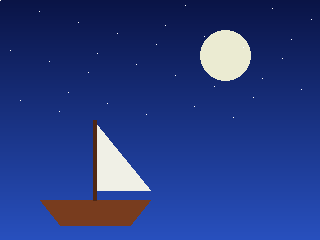
#> input picture tests/art/night.png, 320 x 240 px
$ python -i art.py   (imports and definitions only)
#> lines starting #> are read from the running program, lines starting #| are printed output that depends on the picture
### tools/asset.py
#!/usr/bin/env -S uv run --script
# /// script
# requires-python = ">=3.11"
# dependencies = ["pillow==13.0.0"]
# ///
"""Convert pictures to Torii assets (source/engine/asset.h): raw tiles in the
GBA's own format, plus a palette, so the kernel only copies them.

usage: asset.py encode IN.png OUT.tas [--bpp 4|8] [--dither]
       asset.py info FILE.tas...
       asset.py demo [--check]
       asset.py ui [--check]

encode: a PNG whose sides are multiples of 8 (up to 256) becomes an asset.
Colour 0 is transparent: pixels with alpha under 128 get it. Colours are
rounded to the GBA's 15 bits; a 4bpp asset takes up to 15 more, an 8bpp one
up to 255, in order of first appearance. A picture with more is reduced to
that many (median cut; --dither spreads the error, Floyd-Steinberg). An
indexed PNG whose pixels all use the first 16 (or 256) entries is taken as
it is: its indices are kept, and index 0 is transparent.

info: prints each asset's header and checks its size.

demo: writes tests/kernel/asset_data.c, the test asset the kernel's unit
tests use: a generated pattern, no real art. --check compares the committed
file instead.

ui: converts the menu's art in assets/ui (its art.toml says how) into
source/ui/art_data.c and art_ids.h (`just assets`); --check compares the
committed files instead. source/ui/art.h describes the formats.

The limits come from the C headers, so the two never disagree. The output is
the same on every machine: integer maths and a pinned Pillow. tools/art.py
makes box art with make_asset.
"""

import re
import struct
import sys
import tomllib
import zlib
from pathlib import Path

ROOT = Path(__file__).resolve().parent.parent
DEMO_OUT = ROOT / "tests" / "kernel" / "asset_data.c"
MAGIC = b"TAS2"
HEADER = struct.Struct("<4sBBBBHHI")


def c_defines(header: Path) -> dict[str, int]:
    """The numeric #defines of a C header."""
    text = header.read_text(encoding="utf-8")
    pattern = r"^#define\s+(\w+)\s+(0x[0-9A-Fa-f]+|\d+)u?\b"
    return {m[1]: int(m[2], 0) for m in re.finditer(pattern, text, re.MULTILINE)}


_ASSET_H = c_defines(ROOT / "source" / "engine" / "asset.h")
_ART_H = c_defines(ROOT / "source" / "ui" / "art.h")
TILE_BYTES_MAX = _ASSET_H["ASSET_TILE_BYTES_MAX"]
FILE_MAX = _ASSET_H["ASSET_FILE_MAX"]
TILES_PER_SIDE_MAX = _ASSET_H["ASSET_MAX_TILES_PER_SIDE"]
assert _ASSET_H["ASSET_HEADER_BYTES"] == HEADER.size


# --- Assets -------------------------------------------------------------------


# [50 lines left out: functions tiles_of, make_asset, read_asset, not called in this run]


def bgr555(r: int, g: int, b: int) -> int:
    return r >> 3 | (g >> 3) << 5 | (b >> 3) << 10


# [59 lines left out: function png_pixels, not called in this run]


def encode_png(path: Path, bpp: int, dither: bool = False) -> bytes:
    pixels, palette, _ = png_pixels(path, bpp, dither)
    return make_asset(pixels, palette, bpp)


# --- The demo and test assets ---------------------------------------------------


# [35 lines left out: functions checker, c_array, demo_source, not called in this run]


# --- The menu's art (source/ui/art.h) ------------------------------------------

ART_DIR = ROOT / "assets" / "ui"
ART_C = ROOT / "source" / "ui" / "art_data.c"
ART_IDS = ROOT / "source" / "ui" / "art_ids.h"
SPRITE_SIZE = _ART_H["ART_SPRITE_SIZE"]
SPRITE_FOOT = _ART_H["ART_SPRITE_FOOT"]
SPRITE_COLOURS = _ART_H["ART_SPRITE_COLOURS"]
SHADOW_INDEX = _ART_H["ART_SHADOW_INDEX"]
BOX_SIZE = _ART_H["ART_BOX_SIZE"]
assert _ART_H["ART_SPRITE_TILES"] == SPRITE_SIZE * SPRITE_SIZE // 64
assert _ART_H["ART_BOX_TILES"] == BOX_SIZE * BOX_SIZE // 64
assert SPRITE_COLOURS < SHADOW_INDEX <= 15


class ArtError(ValueError):
    """A picture in assets/ui that can't be converted; says which and why."""


def rel(path: Path) -> str:
    """path for a message: from the repo's root when it is inside it."""
    return str(path.relative_to(ROOT)) if path.is_relative_to(ROOT) else str(path)


# [17 lines left out: functions rgba_pixels, art_name, not called in this run]


def art_files(sub: str) -> list[Path]:
    return sorted((ART_DIR / sub).glob("*.png"))


def sized(path: Path, rows: list, w: int, h: int) -> None:
    if len(rows) != h or len(rows[0]) != w:
        raise ArtError(f"{rel(path)}: {len(rows[0])}x{len(rows)} px, not {w}x{h}")


# [161 lines left out: functions index_rows, one_colour, art_icons16, art_sprite, art_shadow, hex_colour and 3 more, not called in this run]


def c_halves(values: list[int]) -> str:
    return "{" + ", ".join(f"0x{v:04X}" for v in values) + "}"


def c_id(prefix: str, name: str) -> str:
    return f"{prefix}_{name.upper()}"


# [209 lines left out: functions art_sources, main, not called in this run]


# [2 lines that do not run on import are left out]

### tools/art.py
#!/usr/bin/env -S uv run --script
# /// script
# requires-python = ">=3.11"
# dependencies = ["pillow==13.0.0"]
# ///
"""Make box art for the kernel's game lists from any picture.

usage: art.py add ROM_OR_FILE_NAME IMAGE SD_PATH [--align A] [--preview PNG]
       art.py add SD_PATH [FOLDER] [--align A] [--force] [--dry-run]
       art.py convert IMAGE OUT.bin [--align A] [--preview PNG]

add (`just art-add`): converts IMAGE (a PNG, JPEG or anything else Pillow
reads) into custom art for one game and writes it to the card at SD_PATH (a
mounted card, say /Volumes/OMEGA), as /torii/art/custom/<file name>.bin.
ROM_OR_FILE_NAME is the game's file on the card, or only its file name
("Pokemon Prism.gbc"): custom art goes by file name, extension included, so
copies of a game in different folders share it, and a romhack never gets
its base game's art. The list with art shows it in place of the matched art
or the placeholder.

add SD_PATH [FOLDER] (`just art-add /Volumes/OMEGA`): custom art for many
games at once. Every picture in FOLDER (by default the card's
/torii/art/custom-src; not its subfolders) whose name, less its picture
extension, is a game's file name on the card, with or without the game's
extension and in any case ("Pokemon - Glazed.png" or "pokemon - glazed.gba.jpg"
for "Pokemon - Glazed.gba"), becomes that game's custom art, as above; every
game on the card with that file name gets it. It prints the games each
picture went to and the pictures that matched no game. A picture is
converted again only when it changed: the art takes its picture's date
(--force converts all of them, as a new --align needs). Two pictures for
one game: the first by name that converts wins, and the other is reported.
--dry-run converts nothing and writes nothing.

convert: the same conversion into OUT.bin, anywhere (B23's scraper uses it).

The conversion, made to look good at 80x80 on the GBA's screen: the picture
is cropped to a square (--align picks which part of a tall or wide picture
stays: top, centre or bottom, left, centre or right; by default the top of
a tall picture, where box art has its title, and the centre of a wide one),
scaled down with Lanczos, and reduced to 15 colours of the GBA's 15-bit
range (median cut refined by k-means), with a gentle serpentine Floyd-
Steinberg dither at three quarters strength, so gradients don't band and
flat areas stay clean. Colour 0 stays unused: on a BG it is transparent.
The result is an asset of raw 4bpp tiles (source/engine/asset.h) that the
kernel copies to VRAM as it is. --preview also writes the result as a PNG,
three times the size, to look at on the PC.

Box art is the publishers' work: use pictures you may use, keep the files
on your card, and don't publish them.
"""

import argparse
import os
import sys
import unicodedata
from pathlib import Path

from PIL import Image, ImageOps

sys.path.insert(0, str(Path(__file__).resolve().parent))
import asset
import names_db

# [1 line that did not run here, left out]
# [1 line that did not run here, left out]
# [1 line not run here, left out]
# [1 line that did not run here, left out]
# [1 line that did not run here, left out]
# [1 line that did not run here, left out]
CUSTOM_DIR = Path("torii") / "art" / "custom"
EXT = ".bin"
NAME_MAX = 255  # UTF-16 units of a FAT long name
# Bytes of a game's name the kernel starts
# [3 lines that did not run here, left out]
GAME_EXTS = (".gba", ".gbc", ".gb", ".nes")
DITHER = (3, 4)  # the share of each pixel's error passed on
ALIGNS = ("centre", "center", "top", "bottom", "left", "right")


class ArtError(ValueError):
    """A picture or a name that can't be made into box art; says why."""


def square(img: Image.Image, align: str) -> Image.Image:
    """The largest square of img, from the part align names (centred
    across the other way)."""
    w, h = img.size
    side = min(w, h)
    x, y = (w - side) // 2, (h - side) // 2
    if h > w and align in ("top", "bottom"):
        y = 0 if align == "top" else h - side
    elif w > h and align in ("left", "right"):
        x = 0 if align == "left" else w - side
    return img.crop((x, y, x + side, y + side))


def opaque_rgb(path: Path) -> Image.Image:
    """The picture upright (EXIF), on white where it is transparent."""
#> called with path = '../tests/art/night.png'
    try:
        img = Image.open(path)
#> img is the input picture: PIL image 320x240 RGB; mean R, G, B 38.1, 58.6, 129.3
        img.load()
    except OSError as e:
        raise ArtError(f"{path}: not a picture Pillow can read ({e})") from e
    img = ImageOps.exif_transpose(img)
    rgba = img.convert("RGBA")
    flat = Image.new("RGBA", rgba.size, (255, 255, 255, 255))
#> flat: PIL image 320x240 RGBA; every value is 255
    flat.alpha_composite(rgba)
    return flat.convert("RGB")


def expand5(c: int) -> int:
    """A 5-bit channel as the screen shows it, in 8 bits."""
    return c << 3 | c >> 2


def to15(v: int) -> int:
    """An 8-bit channel at the nearest of the GBA's 32 levels, in 8 bits."""
    return expand5((v * 31 + 127) // 255)


# [88 lines left out: functions distance, palette_of, scaled, dither, not called in this run]


def convert(path: Path, align: str = "top") -> bytes:
    """IMAGE as box art: an asset of SIZE x SIZE 4bpp tiles."""
    if align not in ALIGNS:
        raise ArtError(f"--align is one of {', '.join(ALIGNS)}, not {align!r}")
    img = square(opaque_rgb(path), align)
#> in square, `w, h = img.size`: w = 320; h = 240
#> in square, `x, y = (w - side) // 2, (h - side) // 2`: x = 40; y = 0
#> in square, `return img.crop((x, y, x + side, y + side))`:
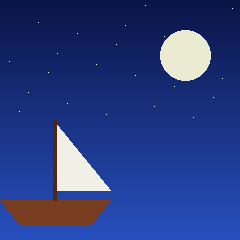
#> returned value: PIL image 240x240 RGB; mean R, G, B 42.6, 61.7, 129.2
    if img.size[0] < 8:
        raise ArtError(f"{path}: too small ({img.size[0]} px)")
#> (the run stopped early here; a loop or call above may not have finished)
